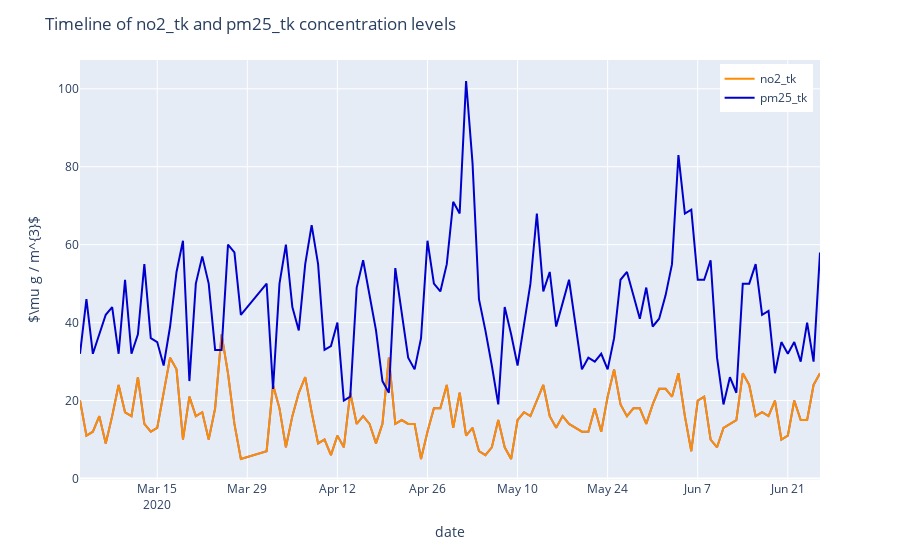

Here is the notebook cell this chart was saved with:
### Code cell
# 4.2.4.2) Timeline of pollutant concentration levels
plot_pollutant_concentration_by_date(df_final, 'date', 'no2_tk', 'pm25_tk')
# plot_pollutant_concentration_by_date(df_final, 'date', 'no2_tk_ip', 'pm25_tk_ip')
